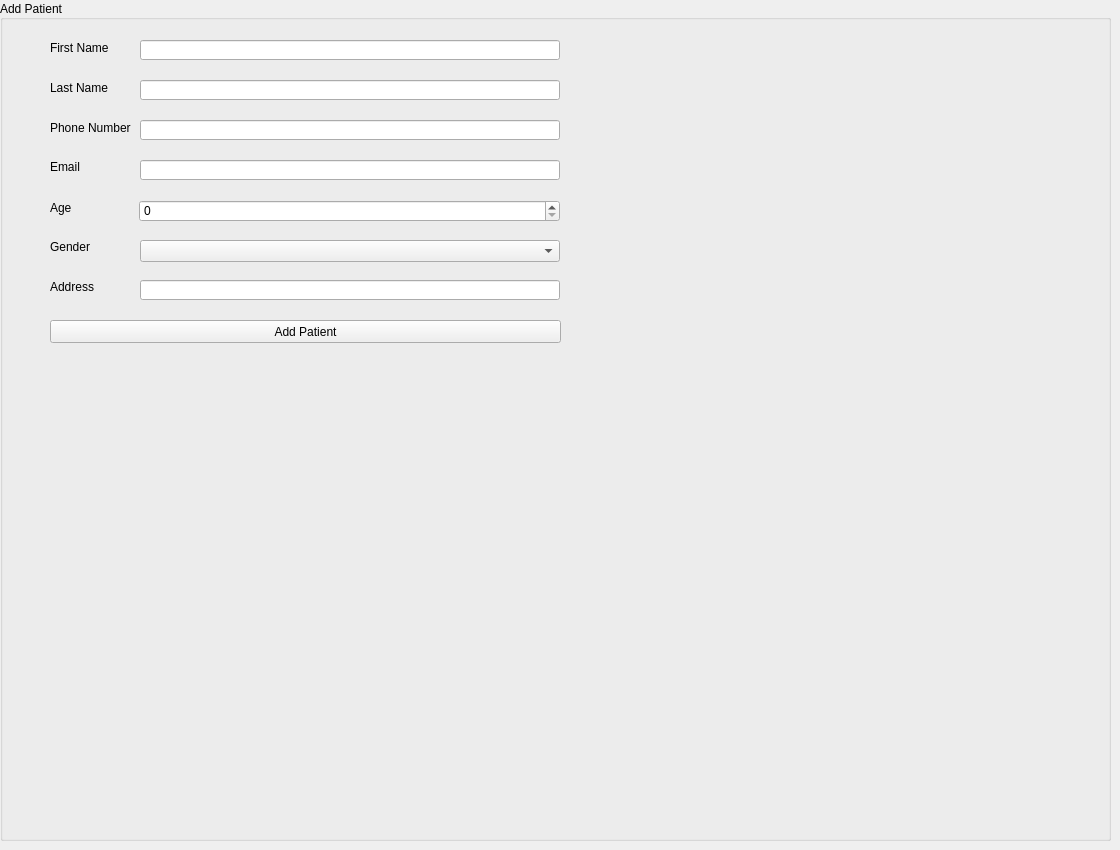
    <widget class="QWidget" name="tab">
     <attribute name="title">
      <string>Add Patient</string>
     </attribute>
     <widget class="QGroupBox" name="groupBox_3">
      <property name="geometry">
       <rect>
        <x>0</x>
        <y>0</y>
        <width>1111</width>
        <height>841</height>
       </rect>
      </property>
      <property name="styleSheet">
       <string notr="true"/>
      </property>
      <property name="title">
       <string>Add Patient</string>
      </property>
      <property name="alignment">
       <set>Qt::AlignLeading|Qt::AlignLeft|Qt::AlignVCenter</set>
      </property>
      <widget class="QLabel" name="firstNameLabel_2">
       <property name="geometry">
        <rect>
         <x>50</x>
         <y>40</y>
         <width>71</width>
         <height>16</height>
        </rect>
       </property>
       <property name="text">
        <string>First Name</string>
       </property>
       <property name="alignment">
        <set>Qt::AlignLeading|Qt::AlignLeft|Qt::AlignVCenter</set>
       </property>
      </widget>
      <widget class="QLabel" name="lastNameLabel_2">
       <property name="geometry">
        <rect>
         <x>50</x>
         <y>80</y>
         <width>61</width>
         <height>16</height>
        </rect>
       </property>
       <property name="text">
        <string>Last Name</string>
       </property>
      </widget>
      <widget class="QLabel" name="phoneNumberLabel_2">
       <property name="geometry">
        <rect>
         <x>50</x>
         <y>120</y>
         <width>91</width>
         <height>16</height>
        </rect>
       </property>
       <property name="text">
        <string>Phone Number</string>
       </property>
      </widget>
      <widget class="QLabel" name="emailLabel_2">
       <property name="geometry">
        <rect>
         <x>50</x>
         <y>160</y>
         <width>47</width>
         <height>13</height>
        </rect>
       </property>
       <property name="text">
        <string>Email</string>
       </property>
      </widget>
      <widget class="QLabel" name="dateOfBirthLabel_2">
       <property name="geometry">
        <rect>
         <x>50</x>
         <y>200</y>
         <width>81</width>
         <height>16</height>
        </rect>
       </property>
       <property name="text">
        <string>Age</string>
       </property>
      </widget>
      <widget class="QLabel" name="genderLabel_2">
       <property name="geometry">
        <rect>
         <x>50</x>
         <y>240</y>
         <width>47</width>
         <height>13</height>
        </rect>
       </property>
       <property name="text">
        <string>Gender</string>
       </property>
      </widget>
      <widget class="QLabel" name="addressLabel_2">
       <property name="geometry">
        <rect>
         <x>50</x>
         <y>280</y>
         <width>47</width>
         <height>13</height>
        </rect>
       </property>
       <property name="text">
        <string>Address</string>
       </property>
      </widget>
      <widget class="QLineEdit" name="firstNameInputAddPatientTab">
       <property name="geometry">
        <rect>
         <x>140</x>
         <y>40</y>
         <width>420</width>
         <height>20</height>
        </rect>
       </property>
       <property name="autoFillBackground">
        <bool>false</bool>
       </property>
       <property name="alignment">
        <set>Qt::AlignLeading|Qt::AlignLeft|Qt::AlignVCenter</set>
       </property>
      </widget>
      <widget class="QLineEdit" name="lastNameInputAddPatientTab">
       <property name="geometry">
        <rect>
         <x>140</x>
         <y>80</y>
         <width>420</width>
         <height>20</height>
        </rect>
       </property>
      </widget>
      <widget class="QLineEdit" name="phoneNumberInputAddPatientTab">
       <property name="geometry">
        <rect>
         <x>140</x>
         <y>120</y>
         <width>420</width>
         <height>20</height>
        </rect>
       </property>
      </widget>
      <widget class="QLineEdit" name="emailInputAddPatientTab">
       <property name="geometry">
        <rect>
         <x>140</x>
         <y>160</y>
         <width>420</width>
         <height>20</height>
        </rect>
       </property>
      </widget>
      <widget class="QLineEdit" name="addressInputAddPatientTab">
       <property name="geometry">
        <rect>
         <x>140</x>
         <y>280</y>
         <width>420</width>
         <height>20</height>
        </rect>
       </property>
      </widget>
      <widget class="QComboBox" name="genderSelectorAddPatientTab">
       <property name="geometry">
        <rect>
         <x>140</x>
         <y>240</y>
         <width>420</width>
         <height>22</height>
        </rect>
       </property>
       <property name="currentIndex">
        <number>-1</number>
       </property>
       <item>
        <property name="text">
         <string>Male</string>
        </property>
       </item>
       <item>
        <property name="text">
         <string>Female</string>
        </property>
       </item>
       <item>
        <property name="text">
         <string>Non-Binary</string>
        </property>
       </item>
      </widget>
      <widget class="QPushButton" name="addPatientButton">
       <property name="geometry">
        <rect>
         <x>50</x>
         <y>320</y>
         <width>511</width>
         <height>23</height>
        </rect>
       </property>
       <property name="text">
        <string>Add Patient</string>
       </property>
      </widget>
      <widget class="QLabel" name="addPatientFeedback">
       <property name="geometry">
        <rect>
         <x>50</x>
         <y>360</y>
         <width>511</width>
         <height>20</height>
        </rect>
       </property>
       <property name="text">
        <string/>
       </property>
       <property name="alignment">
        <set>Qt::AlignCenter</set>
       </property>
      </widget>
      <widget class="QSpinBox" name="ageSelectorAddPatientTab">
       <property name="geometry">
        <rect>
         <x>139</x>
         <y>200</y>
         <width>421</width>
         <height>22</height>
        </rect>
       </property>
      </widget>
     </widget>
    </widget>
